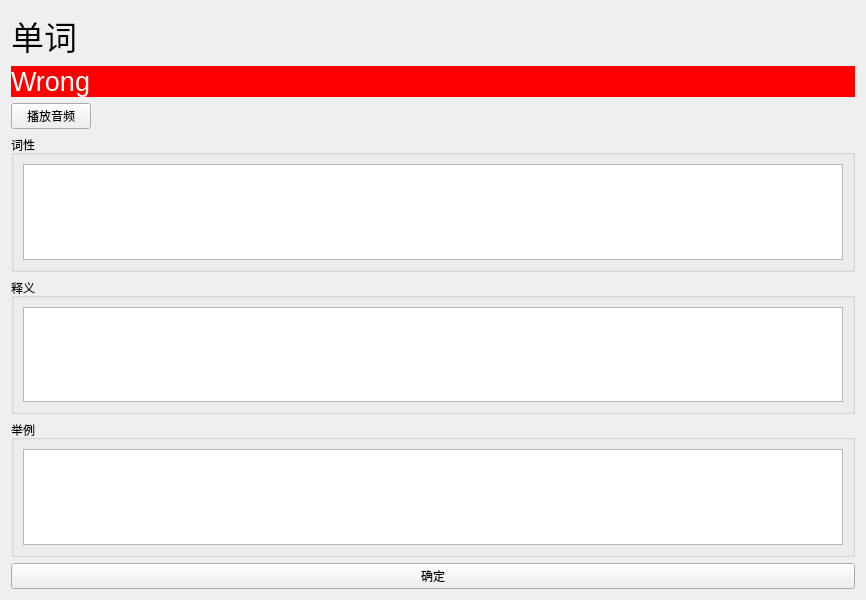
<?xml version="1.0" encoding="UTF-8"?>
<ui version="4.0">
 <class>Dialog</class>
 <widget class="QDialog" name="Dialog">
  <property name="geometry">
   <rect>
    <x>0</x>
    <y>0</y>
    <width>866</width>
    <height>600</height>
   </rect>
  </property>
  <property name="windowTitle">
   <string>单词信息</string>
  </property>
  <layout class="QVBoxLayout" name="verticalLayout_4">
   <item>
    <widget class="QLabel" name="word_label">
     <property name="font">
      <font>
       <pointsize>25</pointsize>
      </font>
     </property>
     <property name="text">
      <string>单词</string>
     </property>
    </widget>
   </item>
   <item>
    <widget class="QLabel" name="label">
     <property name="font">
      <font>
       <pointsize>20</pointsize>
      </font>
     </property>
     <property name="styleSheet">
      <string notr="true">background-color:rgb(255, 0, 0);color:rgb(255, 255, 255)</string>
     </property>
     <property name="text">
      <string>Wrong</string>
     </property>
    </widget>
   </item>
   <item>
    <layout class="QHBoxLayout" name="horizontalLayout_3">
     <item>
      <widget class="QPushButton" name="play_pushButton">
       <property name="text">
        <string>播放音频</string>
       </property>
       <property name="autoDefault">
        <bool>false</bool>
       </property>
      </widget>
     </item>
     <item>
      <spacer name="horizontalSpacer">
       <property name="orientation">
        <enum>Qt::Horizontal</enum>
       </property>
       <property name="sizeHint" stdset="0">
        <size>
         <width>40</width>
         <height>20</height>
        </size>
       </property>
      </spacer>
     </item>
    </layout>
   </item>
   <item>
    <widget class="QGroupBox" name="groupBox_3">
     <property name="title">
      <string>词性</string>
     </property>
     <layout class="QVBoxLayout" name="verticalLayout_3">
      <item>
       <widget class="QTextBrowser" name="part_label">
        <property name="html">
         <string>&lt;!DOCTYPE HTML PUBLIC &quot;-//W3C//DTD HTML 4.0//EN&quot; &quot;http://www.w3.org/TR/REC-html40/strict.dtd&quot;&gt;
&lt;html&gt;&lt;head&gt;&lt;meta name=&quot;qrichtext&quot; content=&quot;1&quot; /&gt;&lt;style type=&quot;text/css&quot;&gt;
p, li { white-space: pre-wrap; }
&lt;/style&gt;&lt;/head&gt;&lt;body style=&quot; font-family:'SimSun'; font-size:9pt; font-weight:400; font-style:normal;&quot;&gt;
&lt;p style=&quot;-qt-paragraph-type:empty; margin-top:0px; margin-bottom:0px; margin-left:0px; margin-right:0px; -qt-block-indent:0; text-indent:0px;&quot;&gt;&lt;br /&gt;&lt;/p&gt;&lt;/body&gt;&lt;/html&gt;</string>
        </property>
       </widget>
      </item>
     </layout>
    </widget>
   </item>
   <item>
    <widget class="QGroupBox" name="groupBox_2">
     <property name="title">
      <string>释义</string>
     </property>
     <layout class="QVBoxLayout" name="verticalLayout">
      <item>
       <widget class="QTextBrowser" name="meaning_label"/>
      </item>
     </layout>
    </widget>
   </item>
   <item>
    <widget class="QGroupBox" name="groupBox">
     <property name="title">
      <string>举例</string>
     </property>
     <layout class="QVBoxLayout" name="verticalLayout_2">
      <item>
       <widget class="QTextBrowser" name="example_label"/>
      </item>
     </layout>
    </widget>
   </item>
   <item>
    <spacer name="verticalSpacer">
     <property name="orientation">
      <enum>Qt::Vertical</enum>
     </property>
     <property name="sizeHint" stdset="0">
      <size>
       <width>17</width>
       <height>13</height>
      </size>
     </property>
    </spacer>
   </item>
   <item>
    <layout class="QHBoxLayout" name="horizontalLayout">
     <item>
      <widget class="QPushButton" name="right_pushButton">
       <property name="text">
        <string>确定</string>
       </property>
       <property name="autoDefault">
        <bool>false</bool>
       </property>
      </widget>
     </item>
    </layout>
   </item>
  </layout>
 </widget>
 <resources/>
 <connections/>
</ui>
